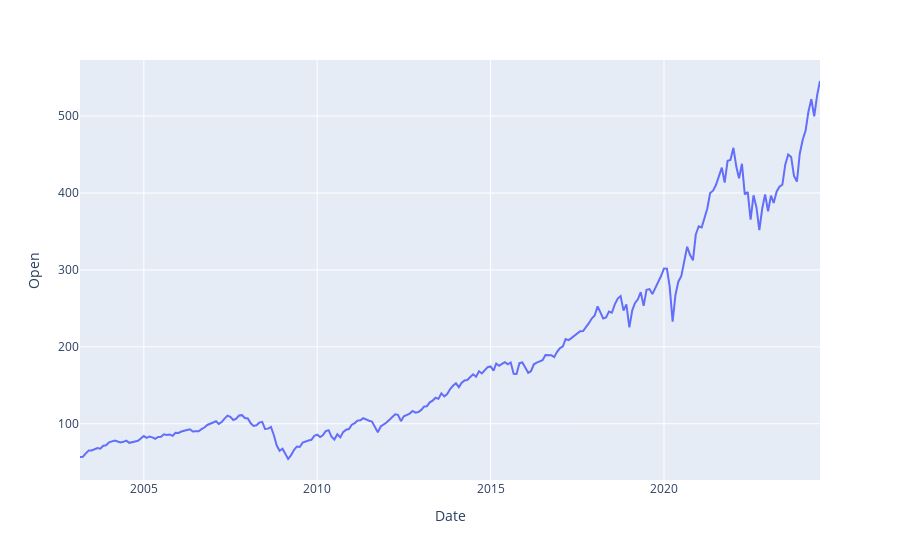

Notebook cell for this chart:
### Code cell
px.line(hist, x='Date', y='Open')

### Figure 1 — Plotly figure (JSON) as saved in the notebook; plotly's stock layout.template omitted (floating-point values rounded to 4 significant figures; data arrays with more than 128 entries replaced by an {"elided": "..."} marker saying what was removed)
{"data": [{"hovertemplate": "Date=%{x}<br>Open=%{y}<extra></extra>", "legendgroup": "", "line": {"color": "#636efa", "dash": "solid"}, "marker": {"symbol": "circle"}, "mode": "lines", "name": "", "orientation": "v", "showlegend": false, "type": "scatter", "x": {"elided": "257 str values"}, "xaxis": "x", "y": {"elided": "257 float values"}, "yaxis": "y"}], "layout": {"legend": {"tracegroupgap": 0}, "margin": {"t": 60}, "xaxis": {"anchor": "y", "domain": [0, 1], "title": {"text": "Date"}}, "yaxis": {"anchor": "x", "domain": [0, 1], "title": {"text": "Open"}}}}
